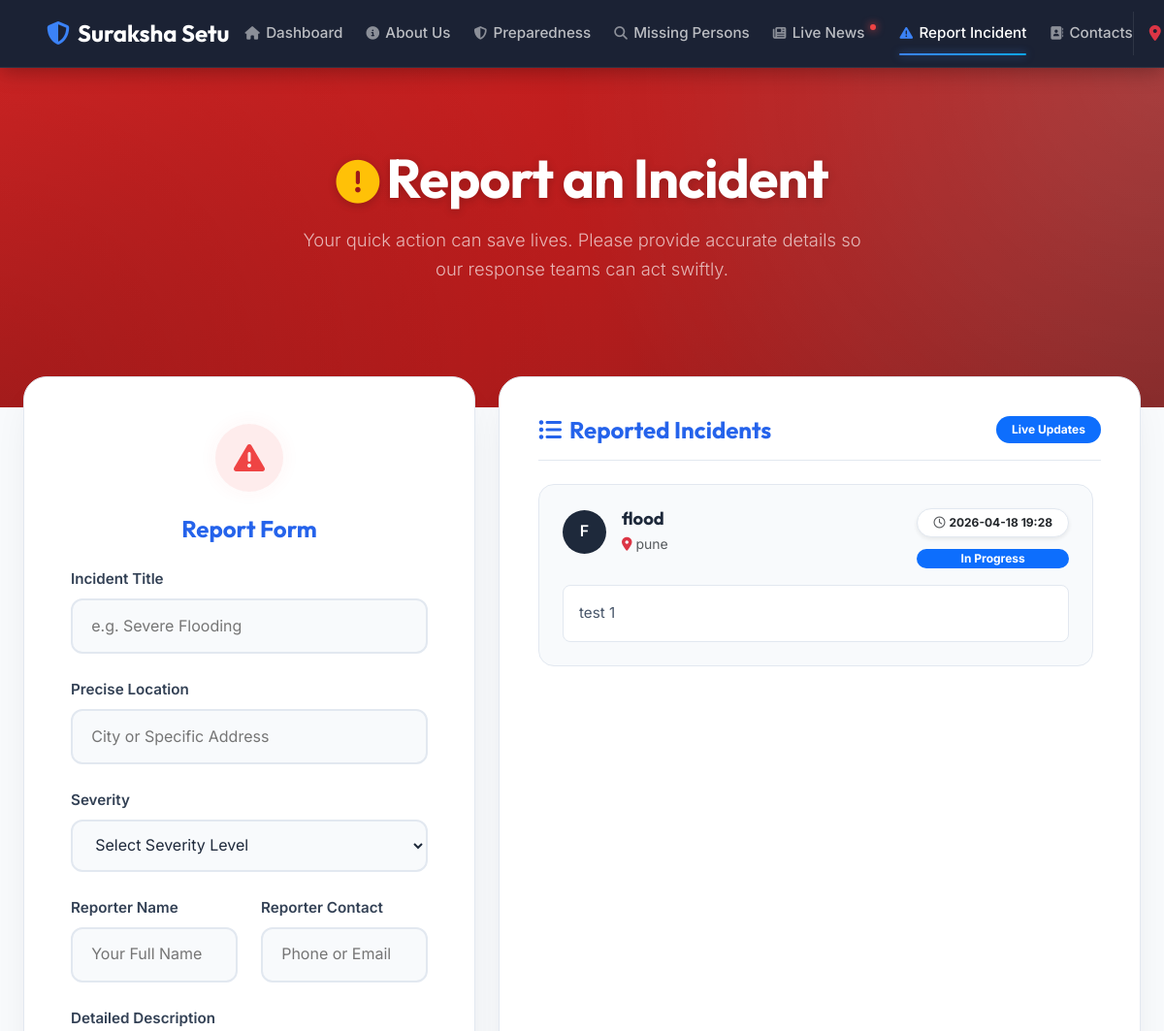
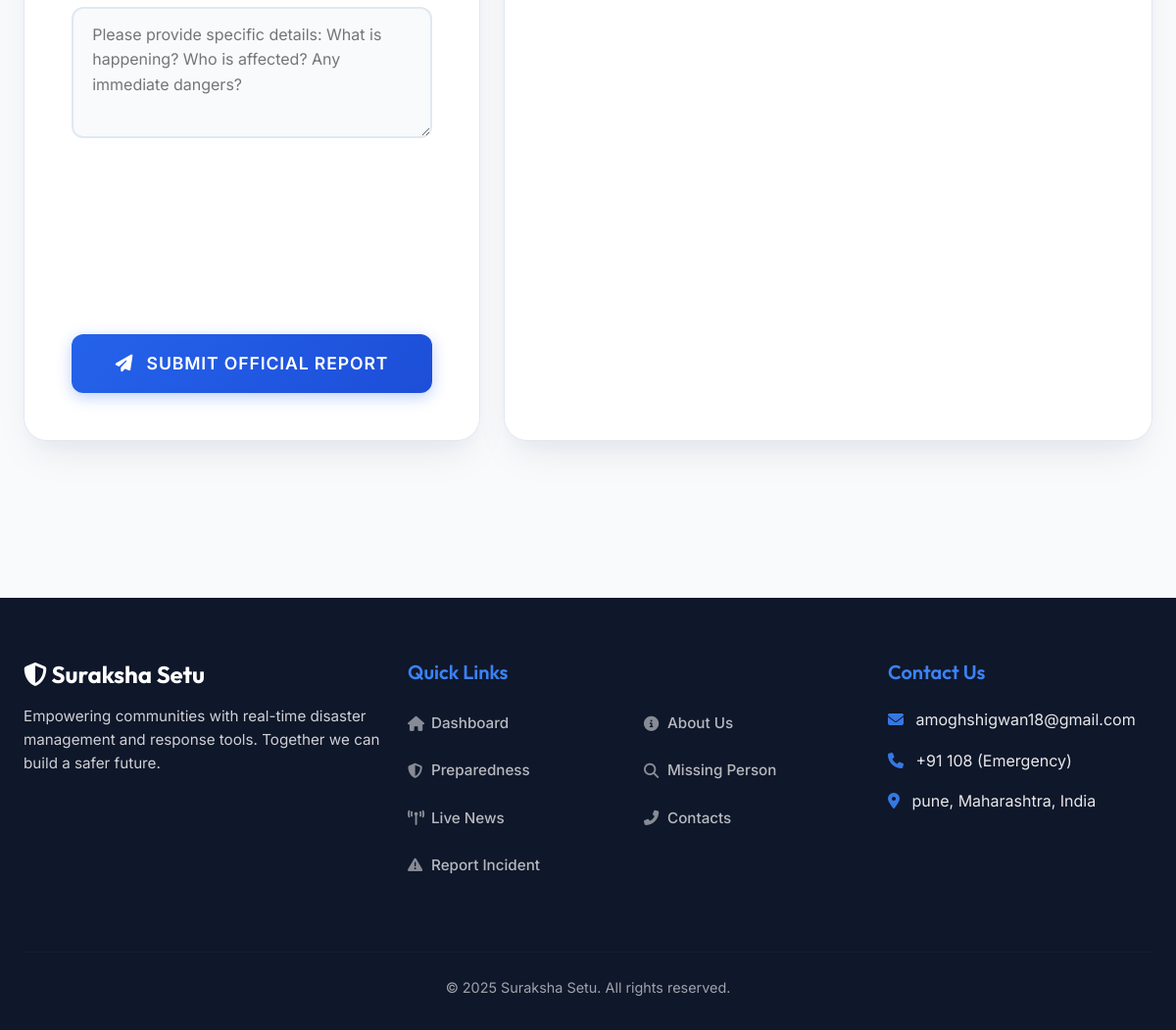
/report_incident, run on the app's committed database (2 pictures, top to bottom).
### tables this page shows
CREATE TABLE incidents (
                        id INTEGER PRIMARY KEY AUTOINCREMENT,
                        title TEXT NOT NULL,
                        description TEXT NOT NULL,
                        location TEXT NOT NULL,
                        timestamp DATETIME DEFAULT CURRENT_TIMESTAMP
                    , severity TEXT, reporter_name TEXT, reporter_contact TEXT, status TEXT DEFAULT 'Pending');

### app.py (the view, shortened to what this page needs)
@app.route('/report_incident', methods=['GET', 'POST'])
def report_incident():
    with get_db() as conn:
        incidents = conn.execute("SELECT * FROM incidents ORDER BY timestamp DESC").fetchall()
    return render_template('report_incident.html', incidents=incidents)

### app.py (called while the page is built)
def get_db():
    conn = sqlite3.connect('users.db')
    conn.row_factory = sqlite3.Row  # Allows accessing columns by name
    return conn

### templates/report_incident.html (shortened to what this page needs)
{% extends "base.html" %}
{% block styles %}
<link rel="stylesheet" href="{{ url_for('static', filename='css/report_incident.css') }}">
{% endblock %}
{% block hero %}
<section class="incident-hero text-center">
    <div class="container fade-in-up">
        <h1 class="display-4 fw-bold mb-3"><i class="fas fa-exclamation-circle text-warning me-2" style="font-size: 0.8em; vertical-align: baseline;"></i>Report an Incident</h1>
        <p class="lead opacity-75 max-w-700 mx-auto">Your quick action can save lives. Please provide accurate details so our response teams can act swiftly.</p>
    </div>
</section>
{% endblock %}
{% block content %}
<div style="padding-bottom: 6rem; position: relative; z-index: 10;">
    <div class="row g-4">
        <div class="col-lg-5 fade-in-up" style="animation-delay: 0.2s;">
            <div class="form-card h-100">
                <div class="card-body p-4 p-md-5">
                    <div class="text-center">
                        <div class="icon-wrapper">
                            <i class="fas fa-exclamation-triangle"></i>
                        </div>
                        <h4 class="mb-4" style="color: #2563eb; font-weight: 700;">Report Form</h4>
                    </div>
                    <form action="{{ url_for('report_incident') }}" method="POST">
                        <div class="mb-4">
                            <label class="form-label-custom">Incident Title</label>
                            <input type="text" class="form-control-custom w-100" name="title" required placeholder="e.g. Severe Flooding" minlength="5">
                        </div>
                        <div class="mb-4">
                            <label class="form-label-custom">Precise Location</label>
                            <input type="text" class="form-control-custom w-100" name="location" required placeholder="City or Specific Address" minlength="5">
                        </div>
                        <div class="mb-4">
                            <label class="form-label-custom">Severity</label>
                            <select class="form-control-custom w-100" name="severity" required>
                                <option value="" disabled selected>Select Severity Level</option>
                            </select>
                        </div>
                        <div class="row">
                            <div class="col-md-6 mb-4">
                                <label class="form-label-custom">Reporter Name</label>
                                <input type="text" class="form-control-custom w-100" name="reporter_name" required placeholder="Your Full Name" minlength="2" pattern="[a-zA-Z\s]+" title="Name should only contain letters and spaces.">
                            </div>
                            <div class="col-md-6 mb-4">
                                <label class="form-label-custom">Reporter Contact</label>
                                <input type="text" class="form-control-custom w-100" name="reporter_contact" required placeholder="Phone or Email" minlength="5">
                            </div>
                        </div>
                        <div class="mb-4">
                            <label class="form-label-custom">Detailed Description</label>
                            <textarea class="form-control-custom w-100" name="description" rows="4" required placeholder="Please provide specific details: What is happening? Who is affected? Any immediate dangers?" minlength="10"></textarea>
                        </div>
                        <button type="submit" class="btn-submit w-100">
                            <i class="fas fa-paper-plane me-2"></i> Submit Official Report
                        </button>
                    </form>
                </div>
            </div>
        </div>
        <div class="col-lg-7 fade-in-up" style="animation-delay: 0.4s;">
            <div class="form-card h-100" style="padding: 2.5rem;">
                <div class="d-flex justify-content-between align-items-center mb-4 pb-3" style="border-bottom: 1px solid #e2e8f0;">
                    <h4 class="mb-0" style="color: #2563eb; font-weight: 700;">
                        <i class="fas fa-list-ul me-2"></i>Reported Incidents
                    </h4>
                    <span class="badge bg-primary rounded-pill px-3 py-2">Live Updates</span>
                </div>
                <div class="incidents-list pe-2" style="max-height: 700px; overflow-y: auto;">
                    {% if incidents %}
                        {% for incident in incidents %}
                            <div class="incident-card mb-4 p-4" style="border: 1px solid #e2e8f0; border-radius: 1rem; background: #f8fafc; transition: all 0.3s ease;">
                                <div class="d-flex justify-content-between align-items-start mb-3">
                                    <div class="d-flex align-items-center gap-3">
                                        <div class="icon-circle" style="width: 45px; height: 45px; background: #1e293b; color: white; border-radius: 50%; display: flex; align-items: center; justify-content: center; font-weight: 600;">
                                            {{ incident.title[0] | upper }}
                                        </div>
                                        <div>
                                            <h5 class="mb-1" style="color: #1e293b; font-weight: 700; font-size: 1.15rem;">{{ incident.title }}</h5>
                                            <p class="text-muted small mb-0"><i class="fas fa-map-marker-alt text-danger me-1"></i>{{ incident.location }}</p>
                                        </div>
                                    </div>
                                    <div class="text-end">
                                        <span class="badge bg-white text-dark shadow-sm rounded-pill px-3 py-2 mb-2 d-block" style="border: 1px solid #e2e8f0;">
                                            <i class="far fa-clock me-1 text-muted"></i>{{ incident.timestamp[:16] }}
                                        </span>
                                        {% set status_colors = {'Pending': 'bg-warning text-dark', 'In Progress': 'bg-primary', 'Resolved': 'bg-success'} %}
                                        {% set badge_class = status_colors.get(incident.status, 'bg-secondary') %}
                                        <span class="badge {{ badge_class }} rounded-pill px-3 py-1 w-100">{{ incident.status }}</span>
                                    </div>
                                </div>
                                <div class="p-3 bg-white rounded-3 mt-3" style="border: 1px solid #e2e8f0;">
                                    <p class="mb-0" style="color: #475569; font-size: 0.95rem; line-height: 1.6;">{{ incident.description }}</p>
                                </div>
                            </div>
                        {% endfor %}
                    {% else %}
                        <div class="text-center py-5 text-muted">
                            <i class="fas fa-check-circle fa-4x mb-3 text-success opacity-50"></i>
                            <h5 style="color: #475569; font-weight: 600;">No incidents reported recently</h5>
                            <p>Stay safe and alert. The community is secure.</p>
                        </div>
                    {% endif %}
                </div>
            </div>
        </div>
    </div>
</div>
{% endblock %}

### static/css/style.css (style rules this page uses)
:root { --primary: #0f172a; --primary-light: #1e293b; --accent: #3b82f6; --accent-hover: #2563eb; --secondary: #64748b; --danger: #ef4444; --warning: #f59e0b; --success: #10b981; --info: #0ea5e9; --bg-body: #f8fafc; --bg-surface: #ffffff; --bg-glass: rgba(255, 255, 255, 0.9); --text-main: #0f172a; --text-muted: #64748b; --text-light: #f8fafc; --container-width: 1200px; --header-height: 70px; --radius-sm: 8px; --radius-md: 12px; --radius-lg: 20px; --shadow-sm: 0 1px 2px 0 rgb(0 0 0 / 0.05); --shadow-md: 0 4px 6px -1px rgb(0 0 0 / 0.1), 0 2px 4px -2px rgb(0 0 0 / 0.1); --shadow-lg: 0 10px 15px -3px rgb(0 0 0 / 0.1), 0 4px 6px -4px rgb(0 0 0 / 0.1); --shadow-xl: 0 20px 25px -5px rgb(0 0 0 / 0.1), 0 8px 10px -6px rgb(0 0 0 / 0.1); }
* { margin: 0; padding: 0; box-sizing: border-box; }
body { font-family: 'Inter', sans-serif; background-color: var(--bg-body); color: var(--text-main); line-height: 1.6; -webkit-font-smoothing: antialiased; padding-top: var(--header-height); }
h1, h2, h3, h4, h5, h6 { font-family: 'Outfit', sans-serif; color: var(--primary); line-height: 1.2; margin-bottom: 1rem; }
h1 { font-size: 3rem; font-weight: 700; letter-spacing: -0.02em; }
.container { max-width: var(--container-width); margin: 0 auto; padding: 0 1.5rem; }
.text-center { text-align: center; }
.mb-4 { margin-bottom: 1.5rem !important; }
.fade-in-up { animation: fadeInUp 0.8s cubic-bezier(0.2, 0.8, 0.2, 1) forwards; opacity: 0; transform: translateY(30px); }

### static/css/animations.css (style rules this page uses)
.reveal { opacity: 0; transform: translateY(30px); transition: all 0.8s cubic-bezier(0.5, 0, 0, 1); }
.reveal.active { opacity: 1; transform: translateY(0); }

### static/css/report_incident.css (style rules this page uses)
body { background-color: #f8fafc !important; }
.incident-hero { background: linear-gradient(135deg, #dc2626 0%, #b91c1c 50%, #7f1d1d 100%); padding: 5rem 1rem 8rem; margin-bottom: -5rem; position: relative; overflow: hidden; }
.incident-hero::before { content: ''; position: absolute; top: 0; left: 0; right: 0; bottom: 0; background: radial-gradient(circle at top right, rgba(255,255,255,0.15) 0%, transparent 50%), radial-gradient(circle at bottom left, rgba(0,0,0,0.2) 0%, transparent 50%); pointer-events: none; }
.incident-hero h1 { color: #ffffff; font-weight: 800; letter-spacing: -1px; text-shadow: 0 2px 10px rgba(0,0,0,0.2); position: relative; z-index: 1; }
.incident-hero p { color: rgba(255, 255, 255, 0.9); font-size: 1.15rem; max-width: 600px; margin: 0 auto; position: relative; z-index: 1; }
.form-card { background: #ffffff; border: 1px solid #e2e8f0; box-shadow: 0 20px 40px -10px rgba(0, 0, 0, 0.08), 0 10px 20px -5px rgba(65, 105, 225, 0.04); border-radius: 1.5rem; position: relative; z-index: 10; }
.form-control-custom { background-color: #f8fafc; border: 2px solid #e2e8f0; border-radius: 0.75rem; padding: 0.85rem 1.2rem; transition: all 0.3s ease; font-size: 1rem; color: #1e293b; }
.form-label-custom { font-weight: 600; color: #334155; margin-bottom: 0.5rem; font-size: 0.95rem; }
.btn-submit { background: linear-gradient(135deg, #2563eb, #1d4ed8); border: none; color: white; font-weight: 600; padding: 1rem; border-radius: 0.75rem; transition: all 0.3s ease; text-transform: uppercase; letter-spacing: 0.05em; font-size: 1.1rem; box-shadow: 0 4px 15px rgba(37, 99, 235, 0.3); }
.icon-wrapper { width: 70px; height: 70px; background: rgba(239, 68, 68, 0.1); border-radius: 50%; display: flex; align-items: center; justify-content: center; margin: 0 auto 1.5rem; box-shadow: 0 0 20px rgba(239, 68, 68, 0.05); }
.icon-wrapper i { font-size: 2rem; color: #ef4444; }

### data on the page
incidents: title "F", title "flood", location "pune", timestamp "2026-04-18 19:28", status "In Progress", description "test 1"
